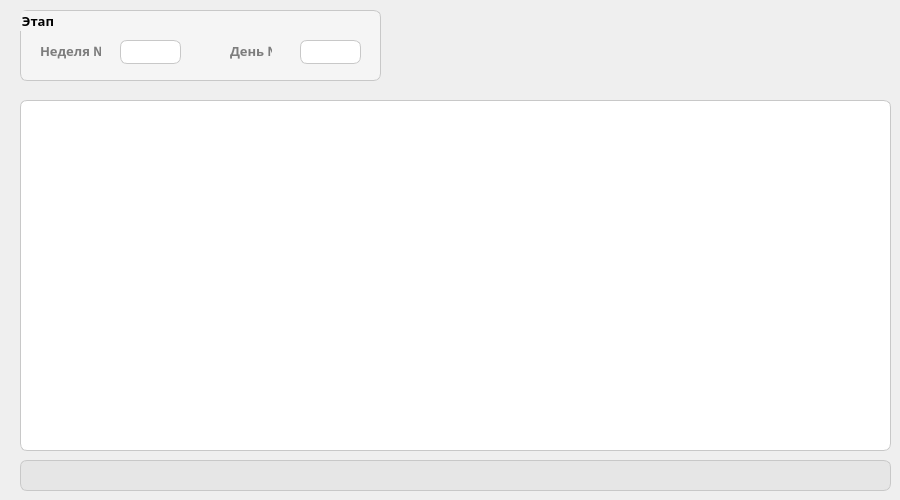
    <widget class="QWidget" name="w_page_viewing">
     <widget class="QTableWidget" name="w_tbl_data_workout">
      <property name="geometry">
       <rect>
        <x>20</x>
        <y>100</y>
        <width>871</width>
        <height>351</height>
       </rect>
      </property>
      <property name="font">
       <font>
        <family>Bahnschrift SemiLight SemiConde</family>
        <pointsize>10</pointsize>
        <weight>50</weight>
        <bold>false</bold>
       </font>
      </property>
      <property name="cursor" stdset="0">
       <cursorShape>PointingHandCursor</cursorShape>
      </property>
      <property name="styleSheet">
       <string notr="true">border-radius: 7px;
border-width: 1px;
border-style: solid;
border-color: rgb(200, 200, 200);
background-color: rgb(255, 255, 255);
color: rgb(0, 0, 0);</string>
      </property>
     </widget>
     <widget class="QGroupBox" name="w_gb_stage_tab_viewing">
      <property name="geometry">
       <rect>
        <x>20</x>
        <y>10</y>
        <width>361</width>
        <height>71</height>
       </rect>
      </property>
      <property name="font">
       <font>
        <family>Bahnschrift SemiBold SemiConden</family>
        <pointsize>10</pointsize>
        <weight>75</weight>
        <bold>true</bold>
       </font>
      </property>
      <property name="styleSheet">
       <string notr="true">border-radius: 7px;
border-width: 1px;
border-style: solid;
border-color: rgb(200, 200, 200);
background-color: rgb(245, 245, 245);</string>
      </property>
      <property name="title">
       <string>Этап</string>
      </property>
      <widget class="QComboBox" name="w_cb_week_number">
       <property name="geometry">
        <rect>
         <x>100</x>
         <y>30</y>
         <width>61</width>
         <height>24</height>
        </rect>
       </property>
       <property name="font">
        <font>
         <family>Bahnschrift SemiLight SemiConde</family>
         <pointsize>10</pointsize>
         <weight>50</weight>
         <bold>false</bold>
        </font>
       </property>
       <property name="cursor">
        <cursorShape>OpenHandCursor</cursorShape>
       </property>
       <property name="styleSheet">
        <string notr="true">QComboBox{
	border-radius: 7px;
	border-width: 1px;
	border-style: solid;
	border-color: rgb(200, 200, 200);
	background-color: rgb(255, 255, 255);
	color: rgb(0, 0, 0);
	padding-left: 6px;
}

QComboBox:drop-down{
	border: 0px;
}

QComboBox::down-arrow{
	image: url(:/comboBox/icons/ComboBox/cb_down_arrow.png);
	wight: 12px;
	height: 12px;
	margin-right: 3px;
}

QComboBox::down-arrow:on{
	image: url(:/comboBox/icons/ComboBox/cb_up_arrow.png);
	wight: 12px;
	height: 12px;
	margin-right: 3px;
}

QComboBox:hover{
	border-color: rgb(55, 122, 255);
}

QComboBox:disabled{
	border-color: rgb(200, 200, 200);
	background-color: rgb(230, 230, 230);
}</string>
       </property>
      </widget>
      <widget class="QLabel" name="w_l_week_number_page_viewing">
       <property name="geometry">
        <rect>
         <x>20</x>
         <y>30</y>
         <width>61</width>
         <height>21</height>
        </rect>
       </property>
       <property name="font">
        <font>
         <family>Bahnschrift SemiBold SemiConden</family>
         <pointsize>10</pointsize>
         <weight>75</weight>
         <bold>true</bold>
         <underline>false</underline>
        </font>
       </property>
       <property name="styleSheet">
        <string notr="true">border-width: 0px;
color: rgb(125, 125, 125);</string>
       </property>
       <property name="text">
        <string>Неделя №</string>
       </property>
      </widget>
      <widget class="QLabel" name="w_l_day_number_page_viewing">
       <property name="geometry">
        <rect>
         <x>210</x>
         <y>30</y>
         <width>42</width>
         <height>21</height>
        </rect>
       </property>
       <property name="font">
        <font>
         <family>Bahnschrift SemiBold SemiConden</family>
         <pointsize>10</pointsize>
         <weight>75</weight>
         <bold>true</bold>
         <underline>false</underline>
        </font>
       </property>
       <property name="styleSheet">
        <string notr="true">border-width: 0px;
color: rgb(125, 125, 125);</string>
       </property>
       <property name="text">
        <string>День №</string>
       </property>
      </widget>
      <widget class="QComboBox" name="w_cb_day_number">
       <property name="geometry">
        <rect>
         <x>280</x>
         <y>30</y>
         <width>61</width>
         <height>24</height>
        </rect>
       </property>
       <property name="font">
        <font>
         <family>Bahnschrift SemiLight SemiConde</family>
         <pointsize>10</pointsize>
         <weight>50</weight>
         <bold>false</bold>
        </font>
       </property>
       <property name="cursor">
        <cursorShape>OpenHandCursor</cursorShape>
       </property>
       <property name="styleSheet">
        <string notr="true">QComboBox{
	border-radius: 7px;
	border-width: 1px;
	border-style: solid;
	border-color: rgb(200, 200, 200);
	background-color: rgb(255, 255, 255);
	color: rgb(0, 0, 0);
	padding-left: 6px;
}

QComboBox:drop-down{
	border: 0px;
}

QComboBox::down-arrow{
	image: url(:/comboBox/icons/ComboBox/cb_down_arrow.png);
	wight: 12px;
	height: 12px;
	margin-right: 3px;
}

QComboBox::down-arrow:on{
	image: url(:/comboBox/icons/ComboBox/cb_up_arrow.png);
	wight: 12px;
	height: 12px;
	margin-right: 3px;
}

QComboBox:hover{
	border-color: rgb(55, 122, 255);
}

QComboBox:disabled{
	border-color: rgb(200, 200, 200);
	background-color: rgb(230, 230, 230);
}</string>
       </property>
      </widget>
     </widget>
     <widget class="QPushButton" name="w_pb_hint_changing_data_workout">
      <property name="enabled">
       <bool>false</bool>
      </property>
      <property name="geometry">
       <rect>
        <x>20</x>
        <y>460</y>
        <width>871</width>
        <height>31</height>
       </rect>
      </property>
      <property name="font">
       <font>
        <family>Bahnschrift Light SemiCondensed</family>
        <pointsize>9</pointsize>
        <italic>true</italic>
       </font>
      </property>
      <property name="layoutDirection">
       <enum>Qt::LeftToRight</enum>
      </property>
      <property name="styleSheet">
       <string notr="true">QPushButton:disabled{
	text-align: left;
	border-radius: 7px;
	border-width: 1px;
	border-style: solid;
	border-color: rgb(200, 200, 200);
	padding-left: 3px;
	background-color: rgb(230, 230, 230);
	color: rgb(0, 0, 0);
}</string>
      </property>
      <property name="text">
       <string/>
      </property>
      <property name="icon">
       <iconset>
        <normaloff>../../Users/user_1/OneDrive/Спорт/Фото/Иконки/Черные/125768.png</normaloff>../../Users/user_1/OneDrive/Спорт/Фото/Иконки/Черные/125768.png</iconset>
      </property>
      <property name="iconSize">
       <size>
        <width>19</width>
        <height>19</height>
       </size>
      </property>
     </widget>
    </widget>
